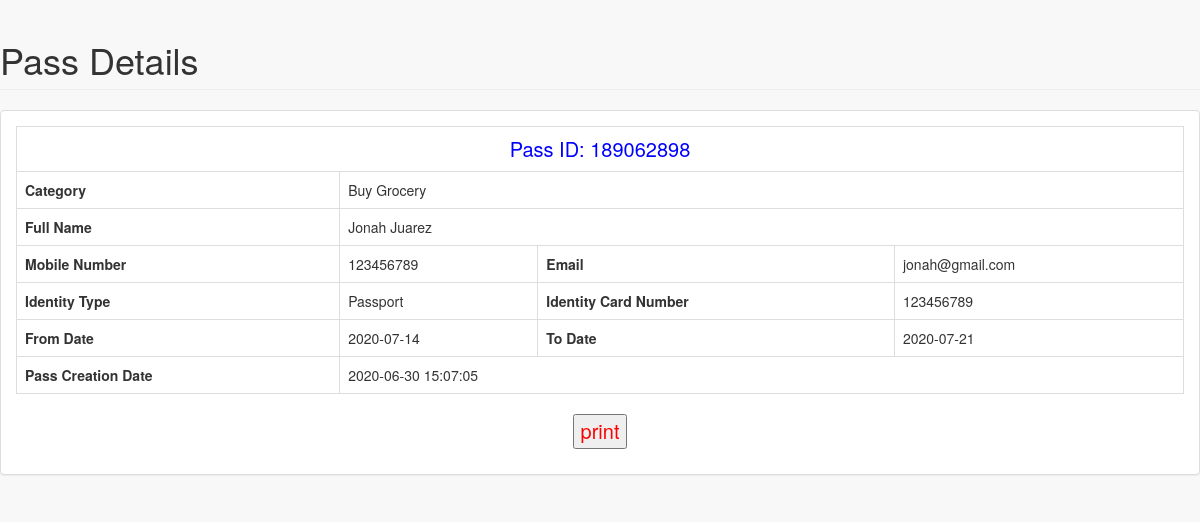
Screenshot of /epass/admin/userpass.php with the database file from the repository.
### tables this page shows
CREATE TABLE `tblpass` (
  `ID` int(10) NOT NULL,
  `PassNumber` varchar(200) DEFAULT NULL,
  `FullName` varchar(200) DEFAULT NULL,
  `ContactNumber` bigint(10) DEFAULT NULL,
  `Email` varchar(200) DEFAULT NULL,
  `IdentityType` varchar(200) DEFAULT NULL,
  `IdentityCardno` varchar(200) DEFAULT NULL,
  `Category` varchar(100) DEFAULT NULL,
  `FromDate` varchar(200) DEFAULT NULL,
  `ToDate` varchar(200) DEFAULT NULL,
  `PasscreationDate` timestamp NULL DEFAULT current_timestamp()
);

### epass/admin/userpass.php (the view, shortened to what this page needs)
<?php
$vid=
include('includes/dbconnection.php');
$s=1;
if ($s==0) {
  header('location:logout.php');
} else {
?>
  <!DOCTYPE html>
  <html>
  <head>
    <link href="assets/plugins/bootstrap/bootstrap.css" rel="stylesheet" />
    <link href="assets/font-awesome/css/font-awesome.css" rel="stylesheet" />
    <link href="assets/plugins/pace/pace-theme-big-counter.css" rel="stylesheet" />
    <link href="assets/css/style.css" rel="stylesheet" />
    <link href="assets/css/main-style.css" rel="stylesheet" />
  </head>
  <body>
        <div class="row">
          <div class="col-lg-12">
            <h1 class="page-header">Pass Details</h1>
          </div>
        </div>
        <div class="row">
          <div class="col-lg-12">
            <div class="panel panel-default">
              <div class="panel-body">
                <div class="row" id="divToPrint">
                  <div class="col-lg-12">
                    <?php
                    $sql = "SELECT * FROM tblpass ORDER BY ID DESC LIMIT 1";
                    $query = $dbh->prepare($sql);
                    $query->execute();
                    $results = $query->fetchAll(PDO::FETCH_OBJ);
                    if ($query->rowCount() > 0) {
                      foreach ($results as $row) {               ?>
                        <table border="1" class="table table-bordered">
                          <tr align="center">
                            <td colspan="6" style="font-size:20px;color:blue">
                              Pass ID: <?php echo ($row->PassNumber); ?></td>
                          </tr>
                          <tr>
                            <th scope>Category</th>
                            <td colspan="3"><?php echo ($row->Category); ?></td>
                          </tr>
                          <tr>
                            <th scope>Full Name</th>
                            <td colspan="3"><?php echo ($row->FullName); ?></td>
                          </tr>
                          <tr>
                            <th scope>Mobile Number</th>
                            <td><?php echo ($row->ContactNumber); ?></td>
                            <th scope>Email</th>
                            <td><?php echo ($row->Email); ?></td>
                          </tr>
                          <tr>
                            <th scope>Identity Type</th>
                            <td><?php echo ($row->IdentityType); ?></td>
                            <th scope>Identity Card Number</th>
                            <td><?php echo ($row->IdentityCardno); ?></td>
                          </tr>
                          <tr>
                            <th scope>From Date</th>
                            <td><?php echo ($row->FromDate); ?></td>
                            <th scope>To Date</th>
                            <td><?php echo ($row->ToDate); ?></td>
                          </tr>
                          <tr>
                            <th scope>Pass Creation Date</th>
                            <td colspan="3"><?php echo ($row->PasscreationDate); ?></td>
                          </tr>
                      <?php $cnt = $cnt + 1;
                      }
                    } ?>
                        </table>
                        <p style="text-align: center;font-size: 20px;color: red">
                          <input type="button" value="print" onclick="PrintDiv();" /></p>
                  </div>
                </div>
              </div>
            </div>
          </div>
        </div>
  </body>
  </html>
<?php }  ?>

### epass/admin/assets/css/style.css (style rules this page uses)
body { background-color: #f8f8f8; }

### rows the page displays
tblpass: PassNumber "189062898", Category "Buy Grocery", FullName "Jonah Juarez", ContactNumber "123456789", Email "jonah@gmail.com", IdentityType "Passport", IdentityCardno "123456789", FromDate "2020-07-14", ToDate "2020-07-21", PasscreationDate "2020-06-30 15:07:05"
